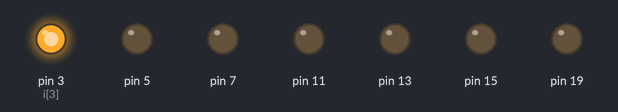
Bench run of a program on a simulated Raspberry Pi (header pin numbers). On the bench: output pins drawn as LEDs (lit = HIGH). At 35.0 s the program stops and its outputs stay as they are.

Above: at 0.1 s.
At 1.1 s:
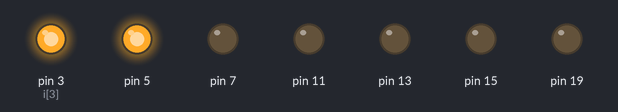
At 2.1 s:
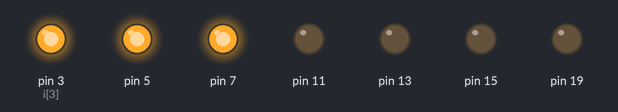
At 3.1 s:
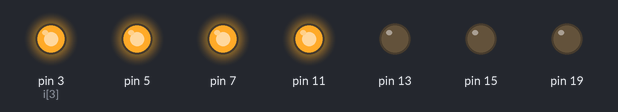
At 4.1 s:
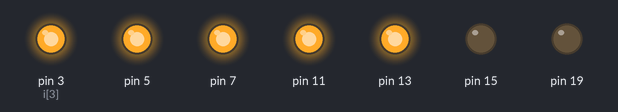
At 6.1 s:
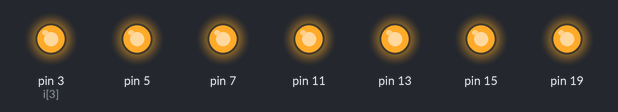
Timing chart, 0 to 7.6 s (numbered marks = the images above):
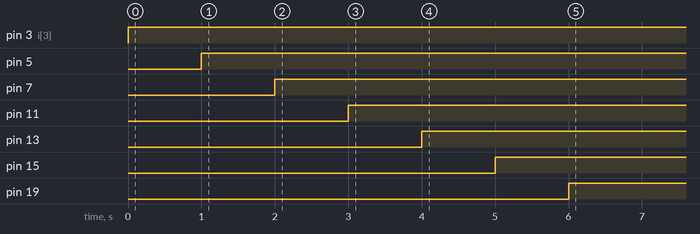

Measured:
- by itself, pin 3 (i[3]): LOW → HIGH at 0.00 s
- by itself, pin 5: LOW → HIGH at 1.0 s
- by itself, pin 7: LOW → HIGH at 2.0 s
- by itself, pin 11: LOW → HIGH at 3.0 s
- by itself, pin 13: LOW → HIGH at 4.0 s
- by itself, pin 15: LOW → HIGH at 5.0 s
- by itself, pin 19: LOW → HIGH at 6.0 s

The program:

7ledBlink.py
```python
import RPi.GPIO as gpio
from time import sleep

gpio.setwarnings(False)
gpio.setmode(gpio.BOARD)
gpio.setup(3,gpio.OUT,initial=gpio.LOW)
gpio.setup(5,gpio.OUT,initial=gpio.LOW)
gpio.setup(7,gpio.OUT,initial=gpio.LOW)
gpio.setup(11,gpio.OUT,initial=gpio.LOW)
gpio.setup(13,gpio.OUT,initial=gpio.LOW)
gpio.setup(15,gpio.OUT,initial=gpio.LOW)
gpio.setup(19,gpio.OUT,initial=gpio.LOW)
#i=0


#     all 5 leds blink at a time
list = [3,5,7,11,13,15,19]

for i in range (5):
    for i in list:
        #sleep(1)
        gpio.output(i,gpio.HIGH)
        sleep(1)
        2


 
```
